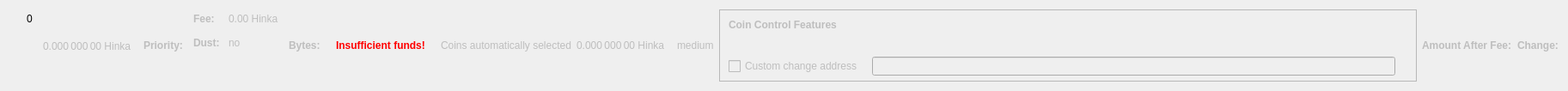
    <widget class="QWidget" name="dummyHideWidget" native="true">
     <property name="maximumSize">
      <size>
       <width>100</width>
       <height>22</height>
      </size>
     </property>
     <layout class="QHBoxLayout" name="dummyHideLayout">
      <item>
       <layout class="QFormLayout" name="formLayoutCoinControl1">
        <property name="horizontalSpacing">
         <number>10</number>
        </property>
        <property name="verticalSpacing">
         <number>14</number>
        </property>
        <property name="leftMargin">
         <number>10</number>
        </property>
        <property name="topMargin">
         <number>4</number>
        </property>
        <property name="rightMargin">
         <number>6</number>
        </property>
        <item row="0" column="1">
         <widget class="QLabel" name="labelCoinControlBytes">
          <property name="cursor">
           <cursorShape>IBeamCursor</cursorShape>
          </property>
          <property name="contextMenuPolicy">
           <enum>Qt::ActionsContextMenu</enum>
          </property>
          <property name="text">
           <string notr="true">0</string>
          </property>
          <property name="textInteractionFlags">
           <set>Qt::LinksAccessibleByMouse|Qt::TextSelectableByKeyboard|Qt::TextSelectableByMouse</set>
          </property>
         </widget>
        </item>
       </layout>
      </item>
      <item>
       <widget class="QLabel" name="labelCoinControlAfterFee">
        <property name="enabled">
         <bool>false</bool>
        </property>
        <property name="sizePolicy">
         <sizepolicy hsizetype="Fixed" vsizetype="Fixed">
          <horstretch>0</horstretch>
          <verstretch>0</verstretch>
         </sizepolicy>
        </property>
        <property name="minimumSize">
         <size>
          <width>111</width>
          <height>12</height>
         </size>
        </property>
        <property name="maximumSize">
         <size>
          <width>111</width>
          <height>12</height>
         </size>
        </property>
        <property name="cursor">
         <cursorShape>IBeamCursor</cursorShape>
        </property>
        <property name="contextMenuPolicy">
         <enum>Qt::ActionsContextMenu</enum>
        </property>
        <property name="text">
         <string notr="true">0.000 000 00 Hinka</string>
        </property>
        <property name="textInteractionFlags">
         <set>Qt::LinksAccessibleByMouse|Qt::TextSelectableByKeyboard|Qt::TextSelectableByMouse</set>
        </property>
       </widget>
      </item>
      <item>
       <widget class="QLabel" name="labelCoinControlPriorityText">
        <property name="enabled">
         <bool>false</bool>
        </property>
        <property name="font">
         <font>
          <weight>75</weight>
          <bold>true</bold>
         </font>
        </property>
        <property name="text">
         <string>Priority:</string>
        </property>
       </widget>
      </item>
      <item>
       <layout class="QHBoxLayout" name="horizontalLayout"/>
      </item>
      <item>
       <layout class="QFormLayout" name="formLayoutCoinControl3">
        <property name="horizontalSpacing">
         <number>10</number>
        </property>
        <property name="verticalSpacing">
         <number>14</number>
        </property>
        <property name="leftMargin">
         <number>6</number>
        </property>
        <property name="topMargin">
         <number>4</number>
        </property>
        <property name="rightMargin">
         <number>6</number>
        </property>
        <item row="0" column="0">
         <widget class="QLabel" name="labelCoinControlFeeText">
          <property name="enabled">
           <bool>false</bool>
          </property>
          <property name="font">
           <font>
            <weight>75</weight>
            <bold>true</bold>
           </font>
          </property>
          <property name="text">
           <string>Fee:</string>
          </property>
          <property name="margin">
           <number>0</number>
          </property>
         </widget>
        </item>
        <item row="0" column="1">
         <widget class="QLabel" name="labelCoinControlFee">
          <property name="enabled">
           <bool>false</bool>
          </property>
          <property name="cursor">
           <cursorShape>IBeamCursor</cursorShape>
          </property>
          <property name="contextMenuPolicy">
           <enum>Qt::ActionsContextMenu</enum>
          </property>
          <property name="text">
           <string notr="true">0.00 Hinka</string>
          </property>
          <property name="textInteractionFlags">
           <set>Qt::LinksAccessibleByMouse|Qt::TextSelectableByKeyboard|Qt::TextSelectableByMouse</set>
          </property>
         </widget>
        </item>
        <item row="1" column="0">
         <widget class="QLabel" name="labelCoinControlLowOutputText">
          <property name="enabled">
           <bool>false</bool>
          </property>
          <property name="font">
           <font>
            <weight>75</weight>
            <bold>true</bold>
           </font>
          </property>
          <property name="text">
           <string>Dust:</string>
          </property>
         </widget>
        </item>
        <item row="1" column="1">
         <widget class="QLabel" name="labelCoinControlLowOutput">
          <property name="enabled">
           <bool>false</bool>
          </property>
          <property name="cursor">
           <cursorShape>IBeamCursor</cursorShape>
          </property>
          <property name="contextMenuPolicy">
           <enum>Qt::ActionsContextMenu</enum>
          </property>
          <property name="text">
           <string>no</string>
          </property>
          <property name="textInteractionFlags">
           <set>Qt::LinksAccessibleByMouse|Qt::TextSelectableByKeyboard|Qt::TextSelectableByMouse</set>
          </property>
         </widget>
        </item>
       </layout>
      </item>
      <item>
       <widget class="QLabel" name="labelCoinControlBytesText">
        <property name="enabled">
         <bool>false</bool>
        </property>
        <property name="font">
         <font>
          <weight>75</weight>
          <bold>true</bold>
         </font>
        </property>
        <property name="text">
         <string>Bytes:</string>
        </property>
       </widget>
      </item>
      <item>
       <layout class="QFormLayout" name="formLayoutCoinControl2">
        <property name="horizontalSpacing">
         <number>10</number>
        </property>
        <property name="verticalSpacing">
         <number>14</number>
        </property>
        <property name="leftMargin">
         <number>6</number>
        </property>
        <property name="topMargin">
         <number>4</number>
        </property>
        <property name="rightMargin">
         <number>6</number>
        </property>
       </layout>
      </item>
      <item>
       <layout class="QHBoxLayout" name="horizontalLayoutCoinControl2">
        <property name="spacing">
         <number>8</number>
        </property>
        <property name="bottomMargin">
         <number>10</number>
        </property>
       </layout>
      </item>
      <item>
       <widget class="QLabel" name="labelCoinControlInsuffFunds">
        <property name="enabled">
         <bool>false</bool>
        </property>
        <property name="minimumSize">
         <size>
          <width>0</width>
          <height>0</height>
         </size>
        </property>
        <property name="font">
         <font>
          <weight>75</weight>
          <bold>true</bold>
         </font>
        </property>
        <property name="styleSheet">
         <string notr="true">color:red;font-weight:bold;</string>
        </property>
        <property name="text">
         <string>Insufficient funds!</string>
        </property>
        <property name="margin">
         <number>5</number>
        </property>
       </widget>
      </item>
      <item>
       <layout class="QFormLayout" name="formLayoutCoinControl4">
        <property name="horizontalSpacing">
         <number>10</number>
        </property>
        <property name="verticalSpacing">
         <number>14</number>
        </property>
        <property name="leftMargin">
         <number>6</number>
        </property>
        <property name="topMargin">
         <number>4</number>
        </property>
        <property name="rightMargin">
         <number>6</number>
        </property>
       </layout>
      </item>
      <item>
       <widget class="QLabel" name="labelCoinControlAutomaticallySelected">
        <property name="enabled">
         <bool>false</bool>
        </property>
        <property name="sizePolicy">
         <sizepolicy hsizetype="Fixed" vsizetype="Fixed">
          <horstretch>0</horstretch>
          <verstretch>0</verstretch>
         </sizepolicy>
        </property>
        <property name="minimumSize">
         <size>
          <width>0</width>
          <height>0</height>
         </size>
        </property>
        <property name="maximumSize">
         <size>
          <width>240</width>
          <height>16777215</height>
         </size>
        </property>
        <property name="text">
         <string>Coins automatically selected</string>
        </property>
        <property name="margin">
         <number>5</number>
        </property>
       </widget>
      </item>
      <item>
       <widget class="QLabel" name="labelCoinControlChange">
        <property name="enabled">
         <bool>false</bool>
        </property>
        <property name="sizePolicy">
         <sizepolicy hsizetype="Fixed" vsizetype="Fixed">
          <horstretch>0</horstretch>
          <verstretch>0</verstretch>
         </sizepolicy>
        </property>
        <property name="minimumSize">
         <size>
          <width>111</width>
          <height>0</height>
         </size>
        </property>
        <property name="maximumSize">
         <size>
          <width>111</width>
          <height>16777215</height>
         </size>
        </property>
        <property name="cursor">
         <cursorShape>IBeamCursor</cursorShape>
        </property>
        <property name="contextMenuPolicy">
         <enum>Qt::ActionsContextMenu</enum>
        </property>
        <property name="text">
         <string notr="true">0.000 000 00 Hinka</string>
        </property>
        <property name="textInteractionFlags">
         <set>Qt::LinksAccessibleByMouse|Qt::TextSelectableByKeyboard|Qt::TextSelectableByMouse</set>
        </property>
       </widget>
      </item>
      <item>
       <widget class="QLabel" name="labelCoinControlPriority">
        <property name="enabled">
         <bool>false</bool>
        </property>
        <property name="cursor">
         <cursorShape>IBeamCursor</cursorShape>
        </property>
        <property name="contextMenuPolicy">
         <enum>Qt::ActionsContextMenu</enum>
        </property>
        <property name="text">
         <string>medium</string>
        </property>
        <property name="textInteractionFlags">
         <set>Qt::LinksAccessibleByMouse|Qt::TextSelectableByKeyboard|Qt::TextSelectableByMouse</set>
        </property>
       </widget>
      </item>
      <item>
       <widget class="QFrame" name="frameCoinControl">
        <property name="sizePolicy">
         <sizepolicy hsizetype="Expanding" vsizetype="Expanding">
          <horstretch>0</horstretch>
          <verstretch>0</verstretch>
         </sizepolicy>
        </property>
        <property name="maximumSize">
         <size>
          <width>16777215</width>
          <height>16777215</height>
         </size>
        </property>
        <property name="frameShape">
         <enum>QFrame::StyledPanel</enum>
        </property>
        <property name="frameShadow">
         <enum>QFrame::Sunken</enum>
        </property>
        <layout class="QVBoxLayout" name="verticalLayoutCoinControl2_2">
         <property name="spacing">
          <number>0</number>
         </property>
         <property name="leftMargin">
          <number>0</number>
         </property>
         <property name="topMargin">
          <number>0</number>
         </property>
         <property name="rightMargin">
          <number>0</number>
         </property>
         <property name="bottomMargin">
          <number>6</number>
         </property>
         <item>
          <layout class="QVBoxLayout" name="verticalLayoutCoinControl" stretch="0,0,0,1">
           <property name="spacing">
            <number>0</number>
           </property>
           <property name="leftMargin">
            <number>10</number>
           </property>
           <property name="topMargin">
            <number>10</number>
           </property>
           <item>
            <layout class="QHBoxLayout" name="horizontalLayoutCoinControl1">
             <property name="bottomMargin">
              <number>15</number>
             </property>
             <item>
              <widget class="QLabel" name="labelCoinControlFeatures">
               <property name="enabled">
                <bool>false</bool>
               </property>
               <property name="sizePolicy">
                <sizepolicy hsizetype="Preferred" vsizetype="Maximum">
                 <horstretch>0</horstretch>
                 <verstretch>0</verstretch>
                </sizepolicy>
               </property>
               <property name="font">
                <font>
                 <weight>75</weight>
                 <bold>true</bold>
                </font>
               </property>
               <property name="styleSheet">
                <string notr="true">font-weight:bold;</string>
               </property>
               <property name="text">
                <string>Coin Control Features</string>
               </property>
              </widget>
             </item>
            </layout>
           </item>
           <item>
            <widget class="QWidget" name="widgetCoinControl" native="true">
             <property name="sizePolicy">
              <sizepolicy hsizetype="Preferred" vsizetype="Preferred">
               <horstretch>0</horstretch>
               <verstretch>0</verstretch>
              </sizepolicy>
             </property>
             <property name="minimumSize">
              <size>
               <width>0</width>
               <height>0</height>
              </size>
             </property>
             <property name="styleSheet">
              <string notr="true"/>
             </property>
             <layout class="QHBoxLayout" name="horizontalLayoutCoinControl5_2">
              <property name="leftMargin">
               <number>0</number>
              </property>
              <property name="topMargin">
               <number>0</number>
              </property>
              <property name="rightMargin">
               <number>0</number>
              </property>
              <property name="bottomMargin">
               <number>0</number>
              </property>
              <item>
               <layout class="QHBoxLayout" name="horizontalLayoutCoinControl3">
                <property name="spacing">
                 <number>20</number>
                </property>
                <property name="topMargin">
                 <number>0</number>
                </property>
                <property name="bottomMargin">
                 <number>10</number>
                </property>
               </layout>
              </item>
             </layout>
            </widget>
           </item>
           <item>
            <layout class="QHBoxLayout" name="horizontalLayoutCoinControl4" stretch="0,0,0">
             <property name="spacing">
              <number>12</number>
             </property>
             <property name="sizeConstraint">
              <enum>QLayout::SetDefaultConstraint</enum>
             </property>
             <property name="topMargin">
              <number>5</number>
             </property>
             <property name="rightMargin">
              <number>5</number>
             </property>
             <item>
              <widget class="QCheckBox" name="checkBoxCoinControlChange">
               <property name="enabled">
                <bool>false</bool>
               </property>
               <property name="toolTip">
                <string>If this is activated, but the change address is empty or invalid, change will be sent to a newly generated address.</string>
               </property>
               <property name="text">
                <string>Custom change address</string>
               </property>
              </widget>
             </item>
             <item>
              <widget class="QValidatedLineEdit" name="lineEditCoinControlChange">
               <property name="enabled">
                <bool>false</bool>
               </property>
               <property name="sizePolicy">
                <sizepolicy hsizetype="Expanding" vsizetype="Fixed">
                 <horstretch>0</horstretch>
                 <verstretch>0</verstretch>
                </sizepolicy>
               </property>
              </widget>
             </item>
             <item>
              <widget class="QLabel" name="labelCoinControlChangeLabel_2">
               <property name="sizePolicy">
                <sizepolicy hsizetype="Preferred" vsizetype="Expanding">
                 <horstretch>0</horstretch>
                 <verstretch>0</verstretch>
                </sizepolicy>
               </property>
               <property name="minimumSize">
                <size>
                 <width>0</width>
                 <height>0</height>
                </size>
               </property>
               <property name="text">
                <string/>
               </property>
               <property name="margin">
                <number>3</number>
               </property>
              </widget>
             </item>
            </layout>
           </item>
           <item>
            <spacer name="verticalSpacerCoinControl">
             <property name="orientation">
              <enum>Qt::Vertical</enum>
             </property>
             <property name="sizeHint" stdset="0">
              <size>
               <width>800</width>
               <height>1</height>
              </size>
             </property>
            </spacer>
           </item>
          </layout>
         </item>
        </layout>
       </widget>
      </item>
      <item>
       <widget class="QLabel" name="labelCoinControlAfterFeeText">
        <property name="enabled">
         <bool>false</bool>
        </property>
        <property name="minimumSize">
         <size>
          <width>0</width>
          <height>0</height>
         </size>
        </property>
        <property name="maximumSize">
         <size>
          <width>16777215</width>
          <height>16777215</height>
         </size>
        </property>
        <property name="font">
         <font>
          <weight>75</weight>
          <bold>true</bold>
         </font>
        </property>
        <property name="text">
         <string>Amount After Fee:</string>
        </property>
        <property name="alignment">
         <set>Qt::AlignLeading|Qt::AlignLeft|Qt::AlignVCenter</set>
        </property>
        <property name="margin">
         <number>0</number>
        </property>
       </widget>
      </item>
      <item>
       <widget class="QLabel" name="labelCoinControlChangeText">
        <property name="enabled">
         <bool>false</bool>
        </property>
        <property name="sizePolicy">
         <sizepolicy hsizetype="Preferred" vsizetype="Preferred">
          <horstretch>0</horstretch>
          <verstretch>0</verstretch>
         </sizepolicy>
        </property>
        <property name="minimumSize">
         <size>
          <width>0</width>
          <height>0</height>
         </size>
        </property>
        <property name="maximumSize">
         <size>
          <width>16777215</width>
          <height>16777215</height>
         </size>
        </property>
        <property name="font">
         <font>
          <weight>75</weight>
          <bold>true</bold>
         </font>
        </property>
        <property name="text">
         <string>Change:</string>
        </property>
        <property name="alignment">
         <set>Qt::AlignLeading|Qt::AlignLeft|Qt::AlignVCenter</set>
        </property>
       </widget>
      </item>
     </layout>
    </widget>
